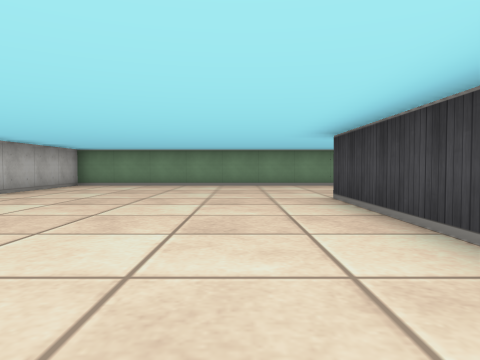
View 1 (above)

20 first-person views from a walk through a cub3D level. The camera is about half as high as the walls, tilts 2° down and sees 70° across. The floor is counted in squares. Each view is taken from the middle of a square. On the plan, view 1 faces up. The plan holds only what a view shows up to about 9 squares ahead; the rest is blank.

View 2
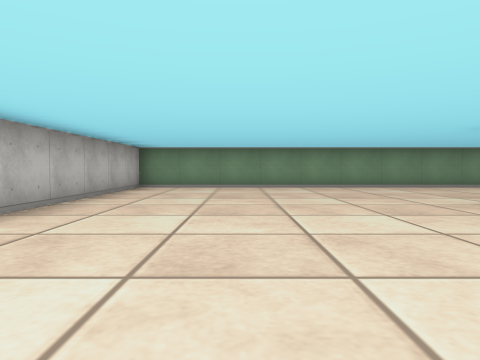

View 3
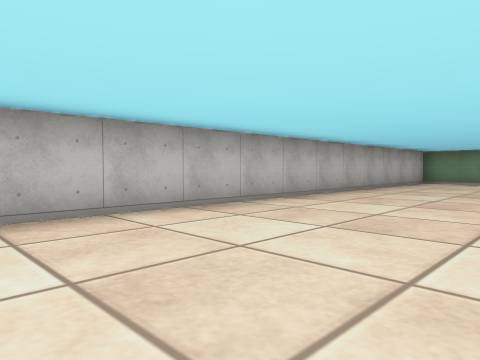

View 4
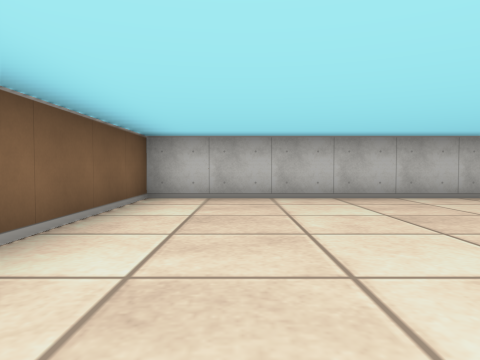

View 5
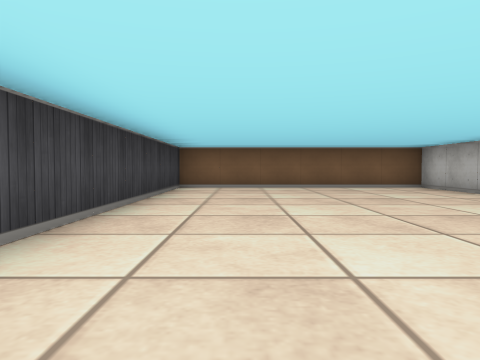

View 6
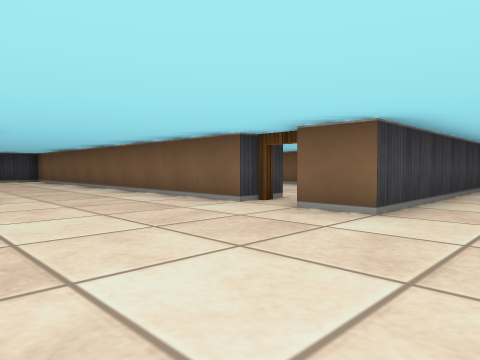

View 7
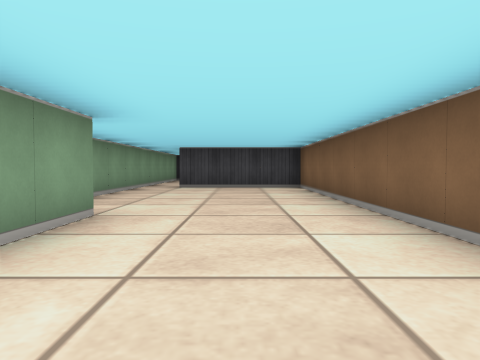

View 8
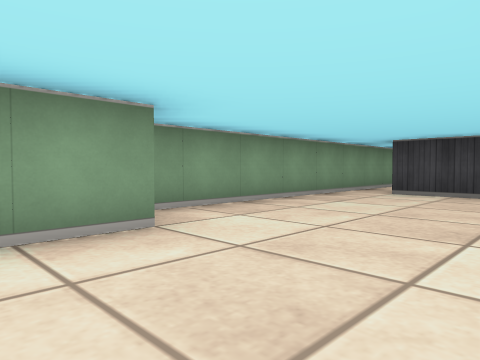

View 9
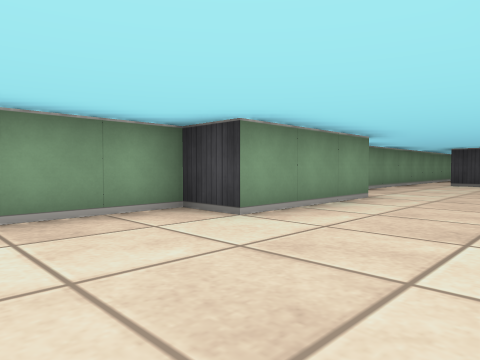

View 10
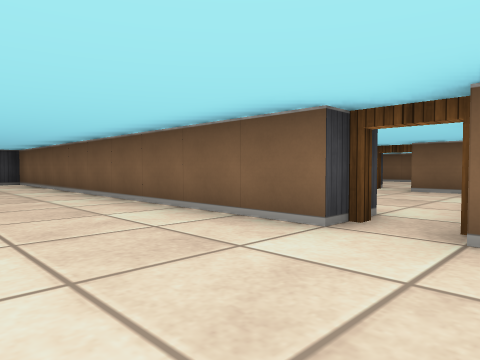

View 11
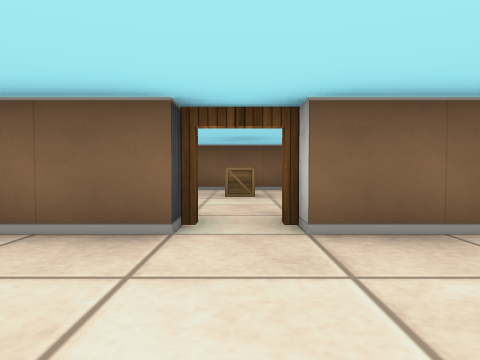

View 12
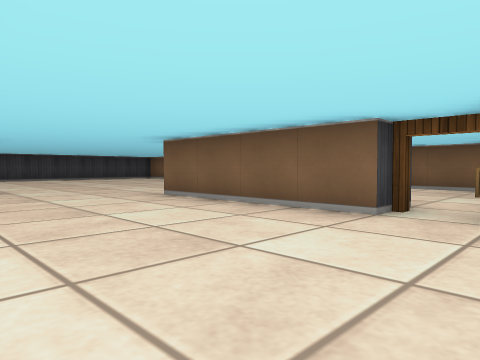

View 13
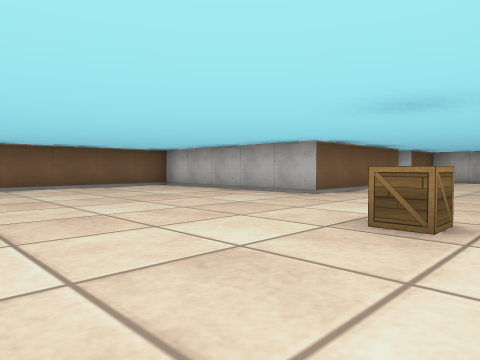

View 14
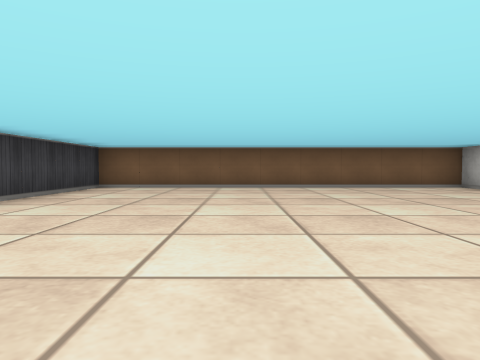

View 15
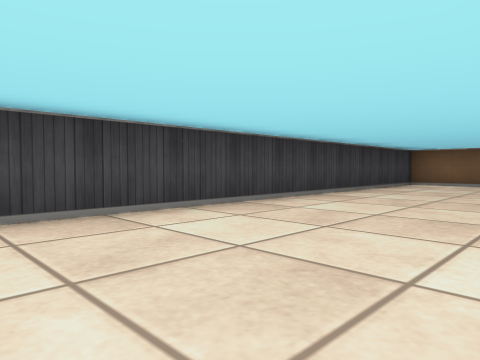

View 16
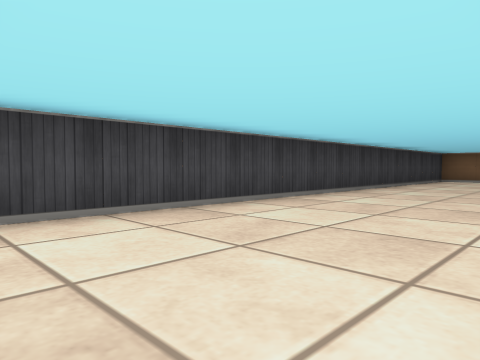

View 17
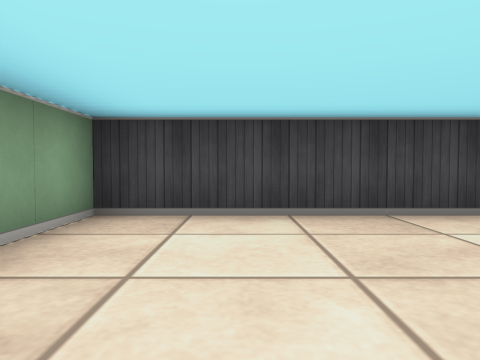

View 18
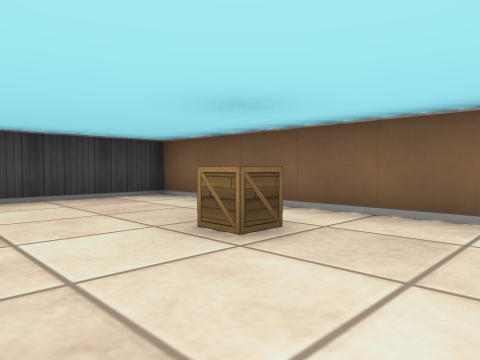

View 19
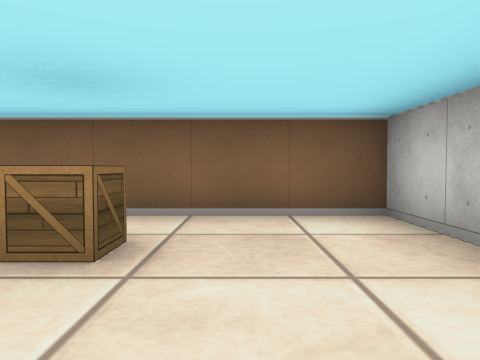

View 20
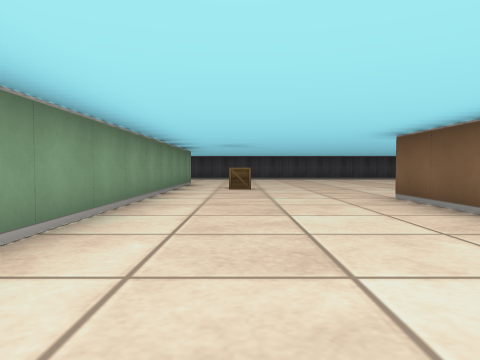

### Floor plan
Ten units are one square. View 1 is at (0, 0); x grows to the right and y downward. Boxes are objects, and circles mark ways between rooms. Rooms are numbered by the first view taken in them; rooms with no view inside come last. Other rooms are left out.
<svg viewBox="-50 -100 240 150">
<path fill="none" stroke="#000" d="M35 -55 135 -55 135 -85M86 -85 55 -85 55 -95 -45 -95 -45 45 15 45 15 -55 25 -55M145 -95 90 -95M130 -45 61 -45M55 -5 95 -5 95 45 185 45 185 -95 145 -95M31 -5 45 -5M25 31 25 45 85 45 85 19"/>
<rect x="115" y="-35" width="10" height="10" fill="#bbb"><title>crate</title></rect>
<rect x="45" y="25" width="10" height="10" fill="#bbb"><title>crate</title></rect>
<circle cx="140" cy="-90" r="3" fill="#2a7"/>
<circle cx="30" cy="-50" r="3" fill="#2a7"/>
<circle cx="50" cy="0" r="3" fill="#2a7"/>
<text x="10" y="-40">1</text>
<text x="130" y="-20">2</text>
<text x="50" y="20">3</text>
</svg>
Room 1 opens to room 2. Room 2 opens to room 3.

Where each view was taken, in squares from view 1:
view 1: 0 up, 0 right, facing up
view 2: 1 up, 2 left, facing up
view 3: 2 down, 1 left, facing up-left
view 4: 3 down, 1 right, facing left
view 5: 4 up, 0 right, facing down
view 6: 9 up, 0 right, facing down-right
view 7: 7 up, 5 right, facing right
view 8: 6 up, 7 right, facing up-right
view 9: 6 up, 3 right, facing up-right
view 10: 8 up, 2 right, facing down-right
view 11: 3 up, 5 right, facing down
view 12: 4 up, 4 right, facing down-right
view 13: 4 up, 15 right, facing down-left
view 14: 4 up, 15 right, facing down
view 15: 6 up, 15 right, facing down-right
view 16: 9 up, 15 right, facing down-right
view 17: 8 up, 15 right, facing right
view 18: 1 down, 3 right, facing down-right
view 19: 1 down, 4 right, facing down
view 20: 3 up, 4 right, facing right
